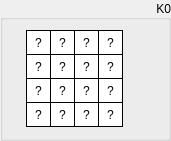
  <widget class="QGroupBox" name="groupSubKeyK0">
   <property name="geometry">
    <rect>
     <x>10</x>
     <y>10</y>
     <width>171</width>
     <height>141</height>
    </rect>
   </property>
   <property name="sizePolicy">
    <sizepolicy hsizetype="Fixed" vsizetype="Fixed">
     <horstretch>0</horstretch>
     <verstretch>0</verstretch>
    </sizepolicy>
   </property>
   <property name="styleSheet">
    <string notr="true"/>
   </property>
   <property name="title">
    <string>K0</string>
   </property>
   <property name="alignment">
    <set>Qt::AlignRight|Qt::AlignTrailing|Qt::AlignVCenter</set>
   </property>
   <widget class="QLabel" name="k0byte15">
    <property name="enabled">
     <bool>true</bool>
    </property>
    <property name="geometry">
     <rect>
      <x>98</x>
      <y>102</y>
      <width>25</width>
      <height>25</height>
     </rect>
    </property>
    <property name="sizePolicy">
     <sizepolicy hsizetype="Fixed" vsizetype="Fixed">
      <horstretch>0</horstretch>
      <verstretch>0</verstretch>
     </sizepolicy>
    </property>
    <property name="font">
     <font>
      <kerning>true</kerning>
     </font>
    </property>
    <property name="layoutDirection">
     <enum>Qt::LeftToRight</enum>
    </property>
    <property name="styleSheet">
     <string notr="true">QLabel {
	 border-width: 1px;
     border-style: solid;
     border-color: black; 
     background-color: white;
}</string>
    </property>
    <property name="text">
     <string>?</string>
    </property>
    <property name="alignment">
     <set>Qt::AlignCenter</set>
    </property>
   </widget>
   <widget class="QLabel" name="k0byte13">
    <property name="enabled">
     <bool>true</bool>
    </property>
    <property name="geometry">
     <rect>
      <x>98</x>
      <y>54</y>
      <width>25</width>
      <height>25</height>
     </rect>
    </property>
    <property name="sizePolicy">
     <sizepolicy hsizetype="Fixed" vsizetype="Fixed">
      <horstretch>0</horstretch>
      <verstretch>0</verstretch>
     </sizepolicy>
    </property>
    <property name="font">
     <font>
      <kerning>true</kerning>
     </font>
    </property>
    <property name="layoutDirection">
     <enum>Qt::LeftToRight</enum>
    </property>
    <property name="styleSheet">
     <string notr="true">QLabel {
	 border-width: 1px;
     border-style: solid;
     border-color: black; 
     background-color: white;
}</string>
    </property>
    <property name="text">
     <string>?</string>
    </property>
    <property name="alignment">
     <set>Qt::AlignCenter</set>
    </property>
   </widget>
   <widget class="QLabel" name="k0byte14">
    <property name="enabled">
     <bool>true</bool>
    </property>
    <property name="geometry">
     <rect>
      <x>98</x>
      <y>78</y>
      <width>25</width>
      <height>25</height>
     </rect>
    </property>
    <property name="sizePolicy">
     <sizepolicy hsizetype="Fixed" vsizetype="Fixed">
      <horstretch>0</horstretch>
      <verstretch>0</verstretch>
     </sizepolicy>
    </property>
    <property name="font">
     <font>
      <kerning>true</kerning>
     </font>
    </property>
    <property name="layoutDirection">
     <enum>Qt::LeftToRight</enum>
    </property>
    <property name="styleSheet">
     <string notr="true">QLabel {
	 border-width: 1px;
     border-style: solid;
     border-color: black; 
     background-color: white;
}</string>
    </property>
    <property name="text">
     <string>?</string>
    </property>
    <property name="alignment">
     <set>Qt::AlignCenter</set>
    </property>
   </widget>
   <widget class="QLabel" name="k0byte06">
    <property name="enabled">
     <bool>true</bool>
    </property>
    <property name="geometry">
     <rect>
      <x>50</x>
      <y>78</y>
      <width>25</width>
      <height>25</height>
     </rect>
    </property>
    <property name="sizePolicy">
     <sizepolicy hsizetype="Fixed" vsizetype="Fixed">
      <horstretch>0</horstretch>
      <verstretch>0</verstretch>
     </sizepolicy>
    </property>
    <property name="font">
     <font>
      <kerning>true</kerning>
     </font>
    </property>
    <property name="layoutDirection">
     <enum>Qt::LeftToRight</enum>
    </property>
    <property name="styleSheet">
     <string notr="true">QLabel {
	 border-width: 1px;
     border-style: solid;
     border-color: black; 
     background-color: white;
}</string>
    </property>
    <property name="text">
     <string>?</string>
    </property>
    <property name="alignment">
     <set>Qt::AlignCenter</set>
    </property>
   </widget>
   <widget class="QLabel" name="k0byte04">
    <property name="enabled">
     <bool>true</bool>
    </property>
    <property name="geometry">
     <rect>
      <x>50</x>
      <y>30</y>
      <width>25</width>
      <height>25</height>
     </rect>
    </property>
    <property name="sizePolicy">
     <sizepolicy hsizetype="Fixed" vsizetype="Fixed">
      <horstretch>0</horstretch>
      <verstretch>0</verstretch>
     </sizepolicy>
    </property>
    <property name="font">
     <font>
      <kerning>true</kerning>
     </font>
    </property>
    <property name="layoutDirection">
     <enum>Qt::LeftToRight</enum>
    </property>
    <property name="styleSheet">
     <string notr="true">QLabel {
	 border-width: 1px;
     border-style: solid;
     border-color: black; 
     background-color: white;
}</string>
    </property>
    <property name="text">
     <string>?</string>
    </property>
    <property name="alignment">
     <set>Qt::AlignCenter</set>
    </property>
   </widget>
   <widget class="QLabel" name="k0byte02">
    <property name="enabled">
     <bool>true</bool>
    </property>
    <property name="geometry">
     <rect>
      <x>26</x>
      <y>78</y>
      <width>25</width>
      <height>25</height>
     </rect>
    </property>
    <property name="sizePolicy">
     <sizepolicy hsizetype="Fixed" vsizetype="Fixed">
      <horstretch>0</horstretch>
      <verstretch>0</verstretch>
     </sizepolicy>
    </property>
    <property name="font">
     <font>
      <kerning>true</kerning>
     </font>
    </property>
    <property name="layoutDirection">
     <enum>Qt::LeftToRight</enum>
    </property>
    <property name="styleSheet">
     <string notr="true">QLabel {
	 border-width: 1px;
     border-style: solid;
     border-color: black; 
     background-color: white;
}</string>
    </property>
    <property name="text">
     <string>?</string>
    </property>
    <property name="alignment">
     <set>Qt::AlignCenter</set>
    </property>
   </widget>
   <widget class="QLabel" name="k0byte10">
    <property name="enabled">
     <bool>true</bool>
    </property>
    <property name="geometry">
     <rect>
      <x>74</x>
      <y>78</y>
      <width>25</width>
      <height>25</height>
     </rect>
    </property>
    <property name="sizePolicy">
     <sizepolicy hsizetype="Fixed" vsizetype="Fixed">
      <horstretch>0</horstretch>
      <verstretch>0</verstretch>
     </sizepolicy>
    </property>
    <property name="font">
     <font>
      <kerning>true</kerning>
     </font>
    </property>
    <property name="layoutDirection">
     <enum>Qt::LeftToRight</enum>
    </property>
    <property name="styleSheet">
     <string notr="true">QLabel {
	 border-width: 1px;
     border-style: solid;
     border-color: black; 
     background-color: white;
}</string>
    </property>
    <property name="text">
     <string>?</string>
    </property>
    <property name="alignment">
     <set>Qt::AlignCenter</set>
    </property>
   </widget>
   <widget class="QLabel" name="k0byte09">
    <property name="enabled">
     <bool>true</bool>
    </property>
    <property name="geometry">
     <rect>
      <x>74</x>
      <y>54</y>
      <width>25</width>
      <height>25</height>
     </rect>
    </property>
    <property name="sizePolicy">
     <sizepolicy hsizetype="Fixed" vsizetype="Fixed">
      <horstretch>0</horstretch>
      <verstretch>0</verstretch>
     </sizepolicy>
    </property>
    <property name="font">
     <font>
      <kerning>true</kerning>
     </font>
    </property>
    <property name="layoutDirection">
     <enum>Qt::LeftToRight</enum>
    </property>
    <property name="styleSheet">
     <string notr="true">QLabel {
	 border-width: 1px;
     border-style: solid;
     border-color: black; 
     background-color: white;
}</string>
    </property>
    <property name="text">
     <string>?</string>
    </property>
    <property name="alignment">
     <set>Qt::AlignCenter</set>
    </property>
   </widget>
   <widget class="QLabel" name="k0byte01">
    <property name="enabled">
     <bool>true</bool>
    </property>
    <property name="geometry">
     <rect>
      <x>26</x>
      <y>54</y>
      <width>25</width>
      <height>25</height>
     </rect>
    </property>
    <property name="sizePolicy">
     <sizepolicy hsizetype="Fixed" vsizetype="Fixed">
      <horstretch>0</horstretch>
      <verstretch>0</verstretch>
     </sizepolicy>
    </property>
    <property name="font">
     <font>
      <kerning>true</kerning>
     </font>
    </property>
    <property name="layoutDirection">
     <enum>Qt::LeftToRight</enum>
    </property>
    <property name="styleSheet">
     <string notr="true">QLabel {
	 border-width: 1px;
     border-style: solid;
     border-color: black; 
     background-color: white;
}</string>
    </property>
    <property name="text">
     <string>?</string>
    </property>
    <property name="alignment">
     <set>Qt::AlignCenter</set>
    </property>
   </widget>
   <widget class="QLabel" name="k0byte08">
    <property name="enabled">
     <bool>true</bool>
    </property>
    <property name="geometry">
     <rect>
      <x>74</x>
      <y>30</y>
      <width>25</width>
      <height>25</height>
     </rect>
    </property>
    <property name="sizePolicy">
     <sizepolicy hsizetype="Fixed" vsizetype="Fixed">
      <horstretch>0</horstretch>
      <verstretch>0</verstretch>
     </sizepolicy>
    </property>
    <property name="font">
     <font>
      <kerning>true</kerning>
     </font>
    </property>
    <property name="layoutDirection">
     <enum>Qt::LeftToRight</enum>
    </property>
    <property name="styleSheet">
     <string notr="true">QLabel {
	 border-width: 1px;
     border-style: solid;
     border-color: black; 
     background-color: white;
}</string>
    </property>
    <property name="text">
     <string>?</string>
    </property>
    <property name="alignment">
     <set>Qt::AlignCenter</set>
    </property>
   </widget>
   <widget class="QLabel" name="k0byte00">
    <property name="enabled">
     <bool>true</bool>
    </property>
    <property name="geometry">
     <rect>
      <x>26</x>
      <y>30</y>
      <width>25</width>
      <height>25</height>
     </rect>
    </property>
    <property name="sizePolicy">
     <sizepolicy hsizetype="Fixed" vsizetype="Fixed">
      <horstretch>0</horstretch>
      <verstretch>0</verstretch>
     </sizepolicy>
    </property>
    <property name="font">
     <font>
      <kerning>true</kerning>
     </font>
    </property>
    <property name="layoutDirection">
     <enum>Qt::LeftToRight</enum>
    </property>
    <property name="styleSheet">
     <string notr="true">QLabel {
	 border-width: 1px;
     border-style: solid;
     border-color: black; 
     background-color: white;
}</string>
    </property>
    <property name="text">
     <string>?</string>
    </property>
    <property name="alignment">
     <set>Qt::AlignCenter</set>
    </property>
    <property name="wordWrap">
     <bool>false</bool>
    </property>
   </widget>
   <widget class="QLabel" name="k0byte07">
    <property name="enabled">
     <bool>true</bool>
    </property>
    <property name="geometry">
     <rect>
      <x>50</x>
      <y>102</y>
      <width>25</width>
      <height>25</height>
     </rect>
    </property>
    <property name="sizePolicy">
     <sizepolicy hsizetype="Fixed" vsizetype="Fixed">
      <horstretch>0</horstretch>
      <verstretch>0</verstretch>
     </sizepolicy>
    </property>
    <property name="font">
     <font>
      <kerning>true</kerning>
     </font>
    </property>
    <property name="layoutDirection">
     <enum>Qt::LeftToRight</enum>
    </property>
    <property name="styleSheet">
     <string notr="true">QLabel {
	 border-width: 1px;
     border-style: solid;
     border-color: black; 
     background-color: white;
}</string>
    </property>
    <property name="text">
     <string>?</string>
    </property>
    <property name="alignment">
     <set>Qt::AlignCenter</set>
    </property>
   </widget>
   <widget class="QLabel" name="k0byte12">
    <property name="enabled">
     <bool>true</bool>
    </property>
    <property name="geometry">
     <rect>
      <x>98</x>
      <y>30</y>
      <width>25</width>
      <height>25</height>
     </rect>
    </property>
    <property name="sizePolicy">
     <sizepolicy hsizetype="Fixed" vsizetype="Fixed">
      <horstretch>0</horstretch>
      <verstretch>0</verstretch>
     </sizepolicy>
    </property>
    <property name="font">
     <font>
      <kerning>true</kerning>
     </font>
    </property>
    <property name="layoutDirection">
     <enum>Qt::LeftToRight</enum>
    </property>
    <property name="styleSheet">
     <string notr="true">QLabel {
	 border-width: 1px;
     border-style: solid;
     border-color: black; 
     background-color: white;
}</string>
    </property>
    <property name="text">
     <string>?</string>
    </property>
    <property name="alignment">
     <set>Qt::AlignCenter</set>
    </property>
   </widget>
   <widget class="QLabel" name="k0byte03">
    <property name="enabled">
     <bool>true</bool>
    </property>
    <property name="geometry">
     <rect>
      <x>26</x>
      <y>102</y>
      <width>25</width>
      <height>25</height>
     </rect>
    </property>
    <property name="sizePolicy">
     <sizepolicy hsizetype="Fixed" vsizetype="Fixed">
      <horstretch>0</horstretch>
      <verstretch>0</verstretch>
     </sizepolicy>
    </property>
    <property name="font">
     <font>
      <kerning>true</kerning>
     </font>
    </property>
    <property name="layoutDirection">
     <enum>Qt::LeftToRight</enum>
    </property>
    <property name="styleSheet">
     <string notr="true">QLabel {
	 border-width: 1px;
     border-style: solid;
     border-color: black; 
     background-color: white;
}</string>
    </property>
    <property name="text">
     <string>?</string>
    </property>
    <property name="alignment">
     <set>Qt::AlignCenter</set>
    </property>
   </widget>
   <widget class="QLabel" name="k0byte11">
    <property name="enabled">
     <bool>true</bool>
    </property>
    <property name="geometry">
     <rect>
      <x>74</x>
      <y>102</y>
      <width>25</width>
      <height>25</height>
     </rect>
    </property>
    <property name="sizePolicy">
     <sizepolicy hsizetype="Fixed" vsizetype="Fixed">
      <horstretch>0</horstretch>
      <verstretch>0</verstretch>
     </sizepolicy>
    </property>
    <property name="font">
     <font>
      <kerning>true</kerning>
     </font>
    </property>
    <property name="layoutDirection">
     <enum>Qt::LeftToRight</enum>
    </property>
    <property name="styleSheet">
     <string notr="true">QLabel {
	 border-width: 1px;
     border-style: solid;
     border-color: black; 
     background-color: white;
}</string>
    </property>
    <property name="text">
     <string>?</string>
    </property>
    <property name="alignment">
     <set>Qt::AlignCenter</set>
    </property>
   </widget>
   <widget class="QLabel" name="k0byte05">
    <property name="enabled">
     <bool>true</bool>
    </property>
    <property name="geometry">
     <rect>
      <x>50</x>
      <y>54</y>
      <width>25</width>
      <height>25</height>
     </rect>
    </property>
    <property name="sizePolicy">
     <sizepolicy hsizetype="Fixed" vsizetype="Fixed">
      <horstretch>0</horstretch>
      <verstretch>0</verstretch>
     </sizepolicy>
    </property>
    <property name="font">
     <font>
      <kerning>true</kerning>
     </font>
    </property>
    <property name="layoutDirection">
     <enum>Qt::LeftToRight</enum>
    </property>
    <property name="styleSheet">
     <string notr="true">QLabel {
	 border-width: 1px;
     border-style: solid;
     border-color: black; 
     background-color: white;
}</string>
    </property>
    <property name="text">
     <string>?</string>
    </property>
    <property name="alignment">
     <set>Qt::AlignCenter</set>
    </property>
   </widget>
  </widget>
